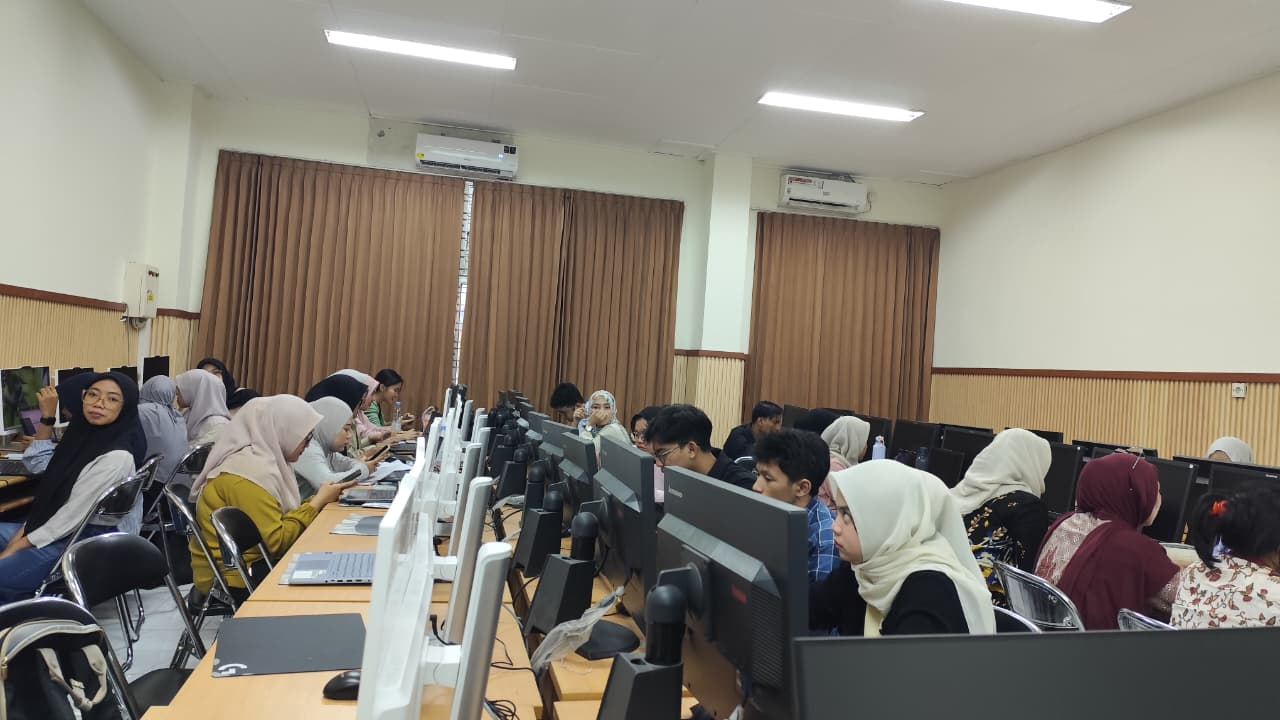
#> input picture pertemuan5/image.jpeg, 1280 x 720 px
$ python ContrastStretchingCDF.py
#> lines starting #> are read from the running program, lines starting #| are printed output that depends on the picture
import numpy as np
import cv2 as cv
from matplotlib import pyplot as plt

img = cv.imread('image.jpeg', 0)
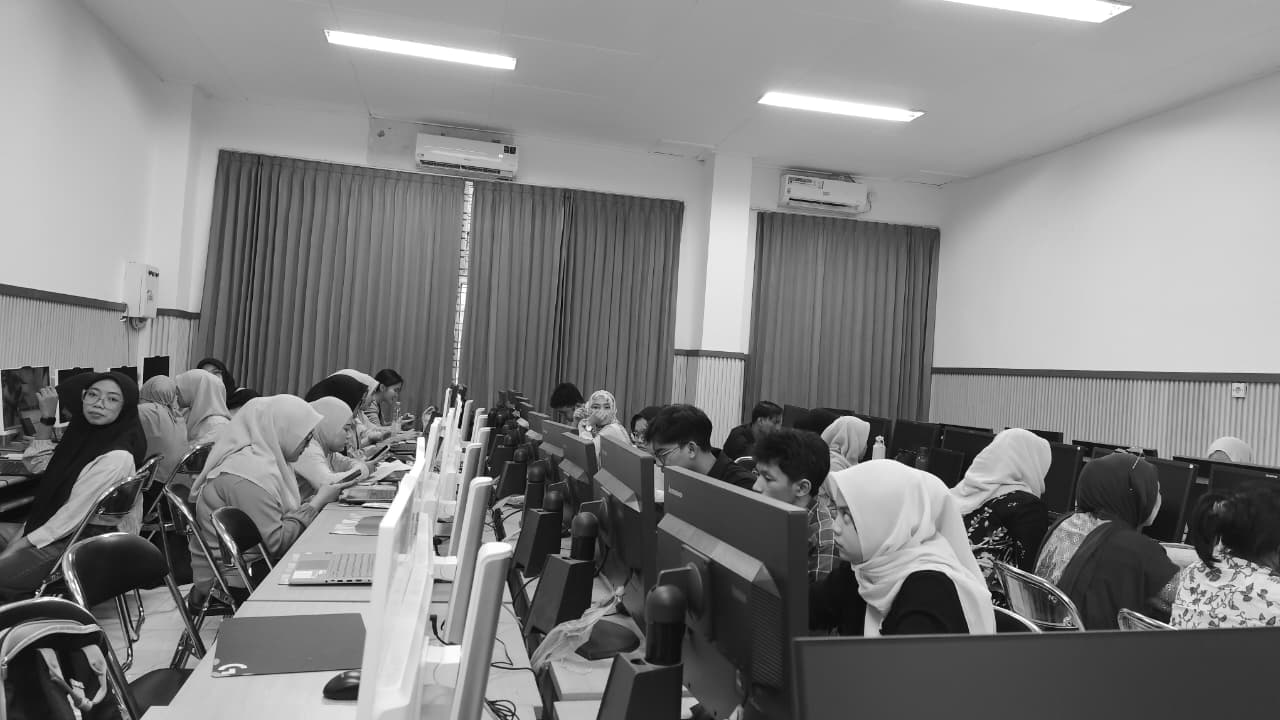
#> img: shape (720, 1280); min 0, max 255, mean 128
hist, bins = np.histogram(img.flatten(), 256, [0, 256])
#> hist = 256 values, max 12260 at index 157, min 8 at index 1, mean 3600; bins = 257 values from 0 to 256
cdf = hist.cumsum()
#> cdf = 256 values from 27 to 921600

# Proses stretching melalui normalisasi CDF
cdf_m = np.ma.masked_equal(cdf, 0)
cdf_m = (cdf_m - cdf_m.min()) * 255 / (cdf_m.max() - cdf_m.min())
cdf = np.ma.filled(cdf_m, 0).astype('uint8')
#> cdf = 256 values from 0 to 255
img2 = cdf[img]
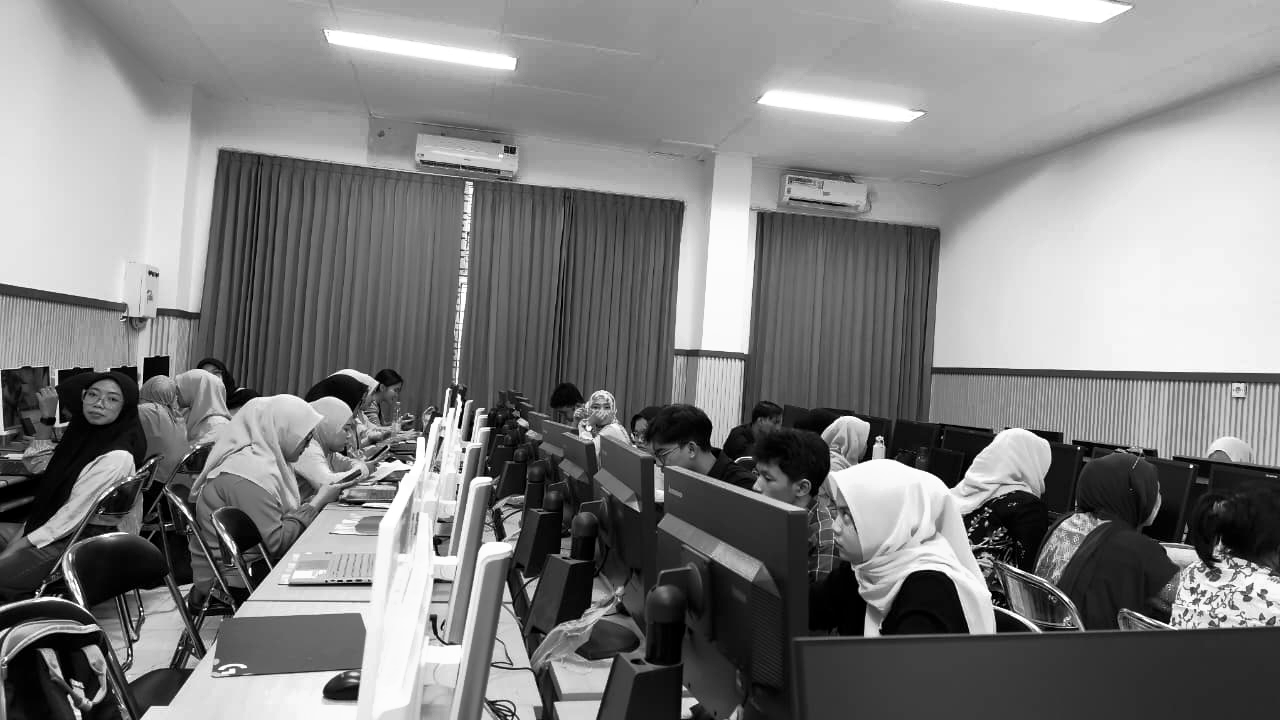
#> img2: shape (720, 1280); min 0, max 255, mean 127.7

plt.subplot(2, 1, 1)
plt.hist(img.flatten(), 256, [0, 256])
plt.title('Histogram Sebelum Stretching')

plt.subplot(2, 1, 2)
plt.hist(img2.flatten(), 256, [0, 256])
plt.title('Histogram Setelah Stretching')

plt.tight_layout()
plt.show()
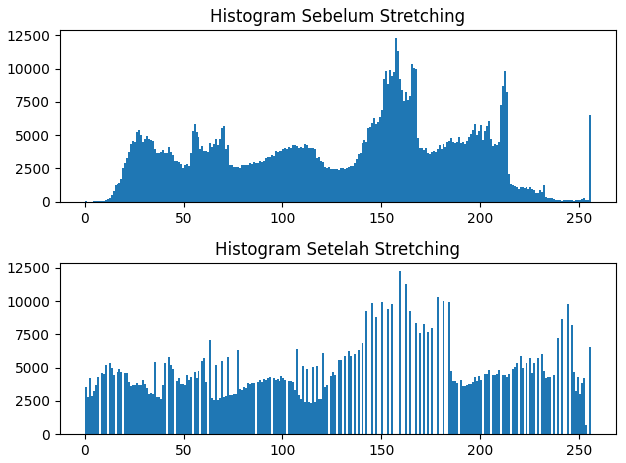
#> figure drawn by matplotlib, 2 panels; panel 1: tallest bar 12260 high, from x = 157 to 158; panel 2: tallest bar 12260 high, from x = 159 to 160
